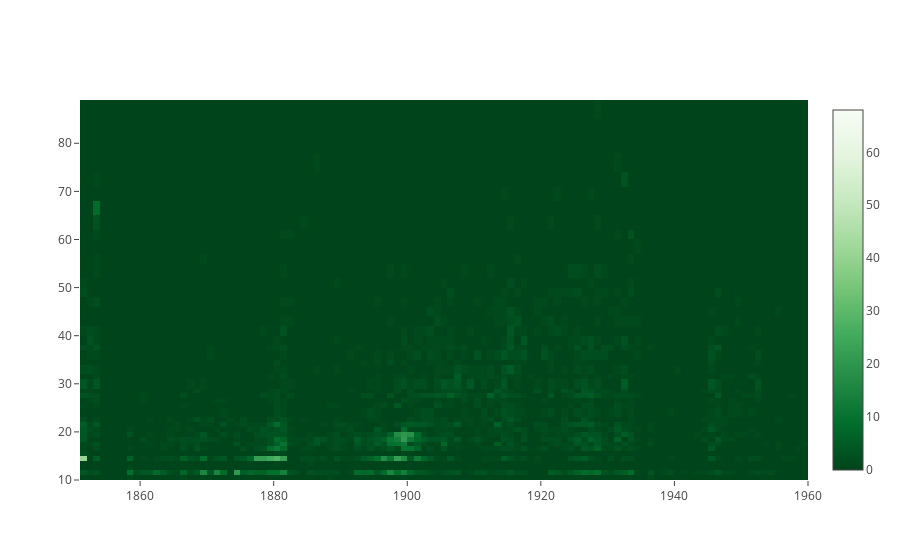

Notebook source saved alongside this figure:
### Markdown cell above
# Part 2: Datashader
Datashader is a library from Anaconda that does away with the need for binning data. It takes in all of your datapoints, and based on the canvas and range returns a pixel-by-pixel calculations to come up with the best representation of the data. In short, this completely eliminates the need for binning your data.

As an example, lets continue with our question above and look at a 2D histogram of YearBuilt vs NumFloors:

### Code cell
yearbins  = 200
floorbins = 200

yearBuiltCut = pd.cut(ny['YearBuilt'], np.linspace(ny['YearBuilt'].min(), ny['YearBuilt'].max(), yearbins))
numFloorsCut = pd.cut(ny['NumFloors'], np.logspace(1, np.log(ny['NumFloors'].max()), floorbins))

xlabels = np.floor(np.linspace(ny['YearBuilt'].min(), ny['YearBuilt'].max(), yearbins))
ylabels = np.floor(np.logspace(1, np.log(ny['NumFloors'].max()), floorbins))

data = [
    go.Heatmap(z = ny.groupby([numFloorsCut, yearBuiltCut])['BBL'].count().unstack().fillna(0).values,
              colorscale = 'Greens', x = xlabels, y = ylabels)
]

plotly.offline.iplot(data, filename = 'datashader-2d-hist')

### Figure 1 — Plotly figure (JSON) as saved in the notebook; plotly's stock layout.template omitted (floating-point values rounded to 4 significant figures; data arrays with more than 128 entries replaced by an {"elided": "..."} marker saying what was removed)
{"data": [{"colorscale": "Greens", "type": "heatmap", "uid": "42b34140-bf84-11e8-be08-88e9fe702a96", "x": {"elided": "200 int values"}, "y": {"elided": "200 int values"}, "z": {"elided": "50x130 int values"}}], "layout": {}}
